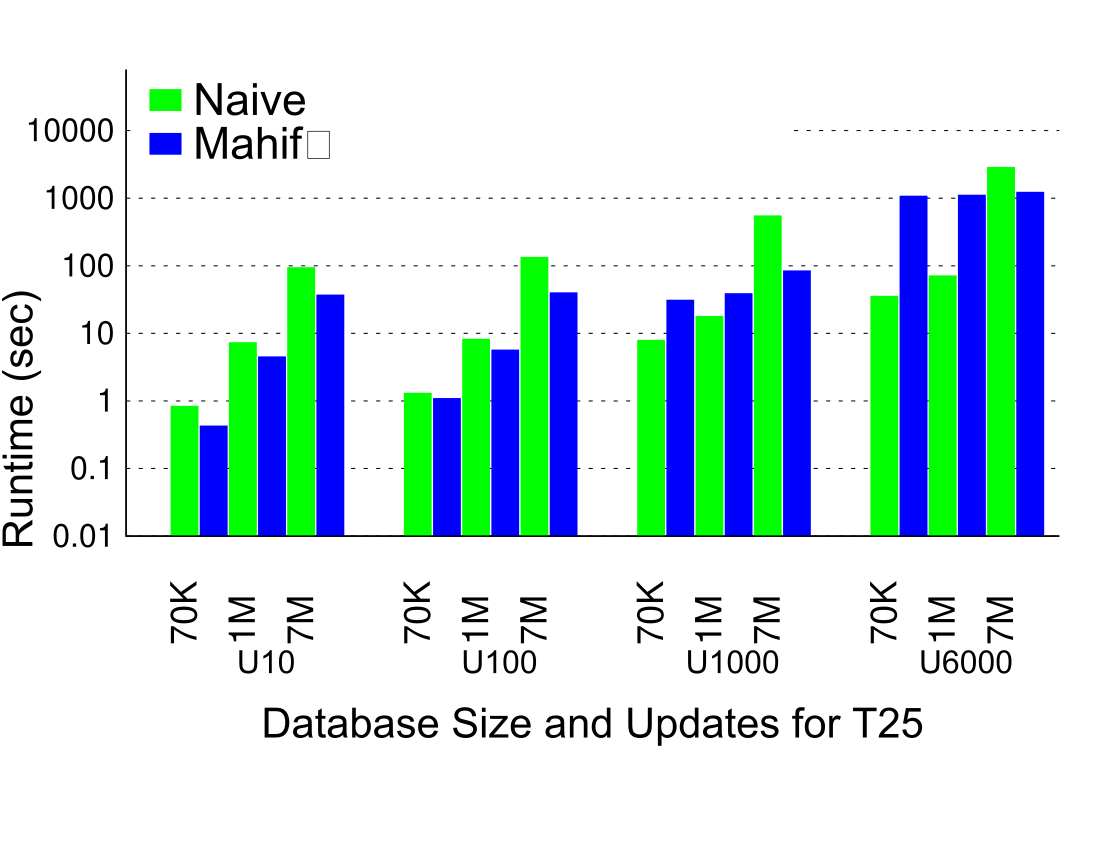

Recreate this plot in gnuplot.
# length/width ratio and terminal
set size ratio 0.5
set terminal postscript color enhanced  
set output 'totalC25.ps'

# Margins
set tmargin 0
set bmargin 12
set rmargin 0
set lmargin 4

# border
set border 3 front linetype -1 linewidth 1.000
set boxwidth 0.95 absolute
set style fill   solid 1.00 noborder

# line styles
set linetype 1 lt -1 lw 1 lc rgb "#00FF00" 
set linetype 2 lt -1 lw 1 lc rgb "#0000FF"

set linetype cycle 2

# Grid
set grid nopolar
set grid noxtics nomxtics ytics nomytics noztics nomztics \
 nox2tics nomx2tics noy2tics nomy2tics nocbtics nomcbtics
set grid layerdefault   linetype 0 linewidth 3.000,  linetype 0 linewidth 1.000

# Key
set key nobox autotitles columnhead Left reverse left
set key font "Arial,32"
#set key height -4
set key width 8
set key samplen 2
set key spacing 4
set key maxrows 2
#set key at -0.5,1000

# style - histogram
set style histogram clustered gap 0.2 title  offset character 2, 0.25, 0
set datafile missing '-'
set style data histograms
#set style histogram rowstacked

# Axis
set xtics border in scale 0,0 nomirror rotate by 90  offset character 0, -5, 0 autojustify
set xtics norangelimit font ",26"
set xtics   ()

set logscale y
set yrange [ 0.01 : 80000 ]
set ytics border in scale 0,0 mirror norotate  offset character 0, 0, 0 autojustify
set ytics font ",23"

set xlabel font "Arial,30"
set xlabel "\nDatabase Size and Updates for T25" 
set xlabel  offset character 0, -5, 0  norotate

set ylabel "Runtime (sec)" 
set ylabel font "Arial,30"
set ylabel offset character -0.4, -6, 0

# Plot command
plot newhistogram "{/Arial=23 U10}" lt 1 , 'totalC25.csv' using 5:xtic(1) t col, '' using 9:xtic(1) t col,\
	 newhistogram "{/Arial=23 U100}" lt 1 , '' u 13:xtic(1) notitle, '' u 17:xtic(1) notitle, \
	 newhistogram "{/Arial=23 U1000}" lt 1 , '' u 21:xtic(1) notitle, '' u 25:xtic(1) notitle, \
	 newhistogram "{/Arial=23 U6000}" lt 1, '' u 29:xtic(1) notitle, '' u 33:xtic(1) notitle

 
